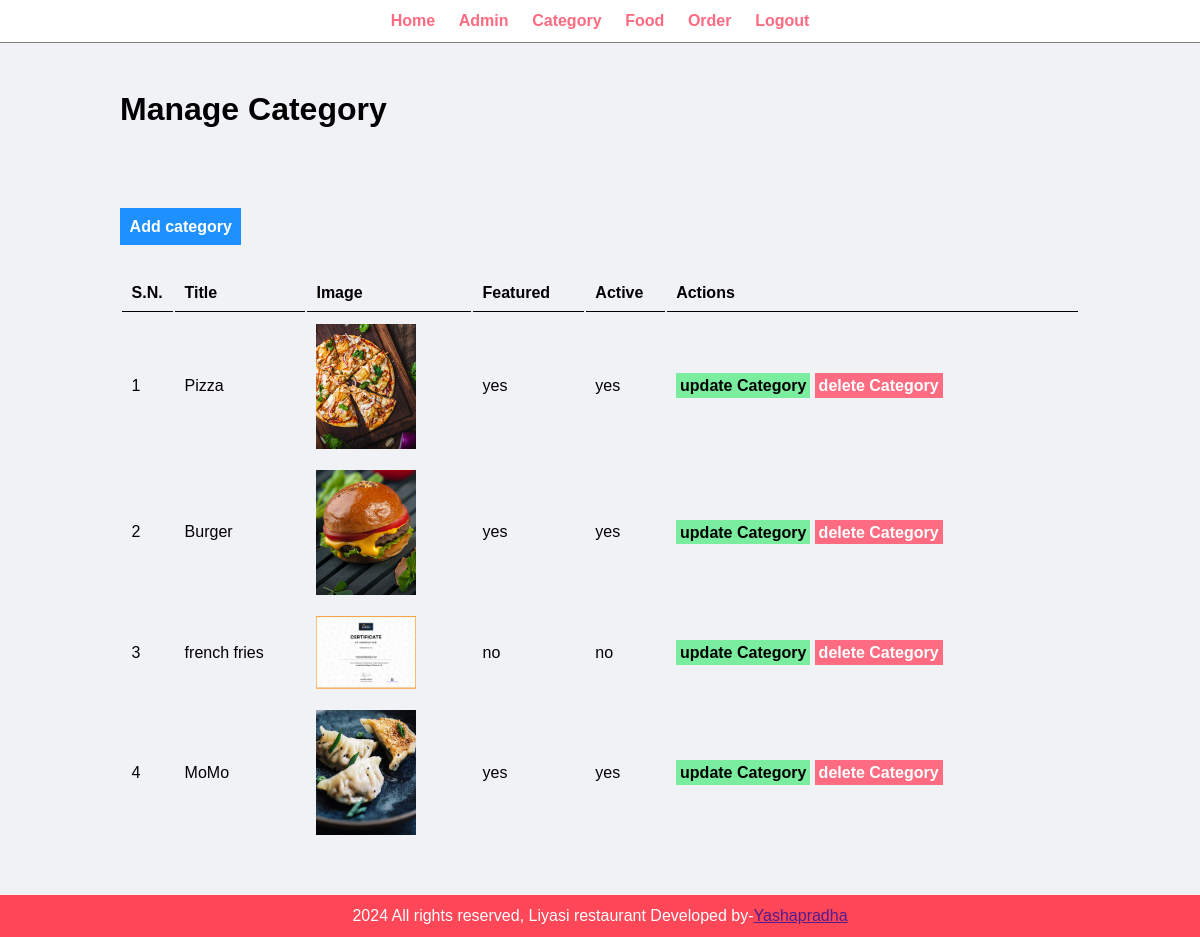
The app's page /admin/manage-category.php (signed in) with its own data.
### tables this page shows
CREATE TABLE `tbl_category` (
  `id` int(10) UNSIGNED NOT NULL,
  `title` varchar(100) NOT NULL,
  `image_name` varchar(255) NOT NULL,
  `featured` varchar(10) NOT NULL,
  `active` varchar(10) NOT NULL
);

### admin/manage-category.php (the view, shortened to what this page needs)
<?php include('partials/menu.php'); ?>
<div class="main-content">
  <div class="wrapper">
  <h1>Manage Category</h1>
        <a href="<?php echo SITEURL; ?>admin/add-category.php" class="btn-primary">Add category</a>
        <table class="tbl-full">
          <tr>
            <th>S.N.</th>
            <th>Title</th>
            <th>Image</th>
            <th>Featured</th>
            <th>Active</td>
            <th>Actions</td>
          </tr>
          <?php
          $sql="SELECT * FROM tbl_category";
          $res=mysqli_query($conn,$sql);
          $count=mysqli_num_rows($res);
          $sn=1;
          if($count>0)
          {
            while($row=mysqli_fetch_assoc($res))
            {
              $id=$row['id'];
              $title=$row['title'];
              $image_name=$row['image_name'];
              $featured=$row['featured'];
              $active=$row['active'];
              ?>
            <tr>
              <td><?php echo $sn++; ?></td>
              <td><?php echo $title; ?></td>
              <td>
                <?php
                  if($image_name!="")
                  {
                    ?>
                    <img src="<?php echo SITEURL; ?>images/category/<?php echo $image_name; ?>" width="100px">
                    <?php
                  }
                  else{
                    echo "<div class='error'>Image not added</div>";
                  }
                ?>
              </td>
              <td><?php echo $featured; ?></td>
              <td><?php echo $active; ?></td>
              <td>
              <a href="<?php echo SITEURL; ?>admin/update-category.php?id=<?php echo $id; ?>" class="btn-secondary">update Category</a>
              <a href="<?php echo SITEURL; ?>admin/delete-category.php?id=<?php echo $id; ?>&image_name=<?php echo $image_name; ?>" class="btn-danger">delete Category</a>
              </td>
            </tr>
              <?php
            }
          }
          else{
            ?>
            <tr>
              <td colspan="6"><div class="error">No category added</div></td>
            </tr>
            <?php
          }
          ?>
        </table>
</div>
</div>
<?php include('partials/footer.php'); ?>

### css/admin.css (style rules this page uses)
* { margin:0; padding:0; font-family:Arial, Helvetica, sans-serif; }
.wrapper { padding: 1%; width:80%; margin:0 auto; }
.tbl-full { width: 100%; }
table tr th { border-bottom: 1px solid black; padding: 1%; text-align: left; }
table tr td { padding: 1%; }
.btn-primary { background-color:#1e90ff ; padding: 1%; color: white; text-decoration: none; font-weight: bold; }
.btn-secondary { background-color:#7bed9f; padding: 1%; color: black; text-decoration: none; font-weight: bold; }
.btn-danger { background-color:#ff6b81; padding: 1%; color: white; text-decoration: none; font-weight: bold; }
.main-content { padding:3% 0; background-color: #f1f2f6; }

### records on screen
tbl_category: title "Pizza", image_name (picture), featured "yes", active "yes"
tbl_category: title "Burger", image_name (picture), featured "yes", active "yes"
tbl_category: title "french fries", image_name (picture), featured "no", active "no"
tbl_category: title "MoMo", image_name (picture), featured "yes", active "yes"
